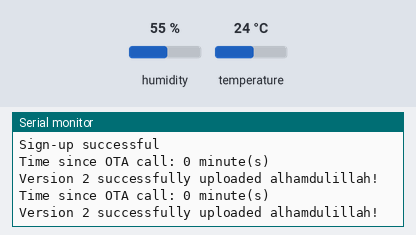
The sketch below on a simulated ESP32. On the bench: the last lines printed to the serial monitor. The test bench sets the inputs (shaded band); at power-on: humidity 55 %, temperature 24 °C. WiFi joins after 1.5 s; servers stay silent unless stated.

Above: at 2.7 s.
2.8 s: humidity set to 22 %
At 11.5 s:
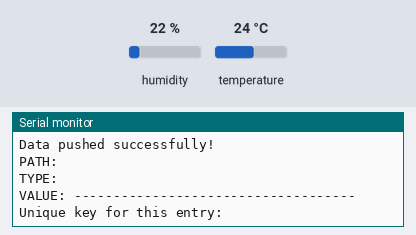
17.2 s: temperature set to 12 °C
At 20.91 s:
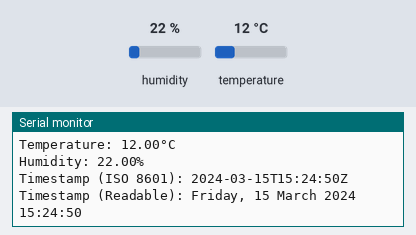
31.6 s: humidity set to 40 %
At 32.5 s:
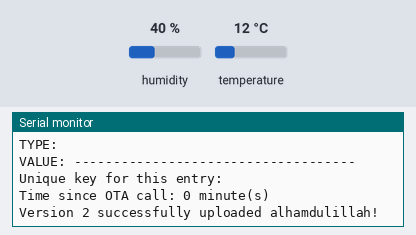
Timing chart, 0 to 34.6 s (numbered marks = the images above; inputs shaded):
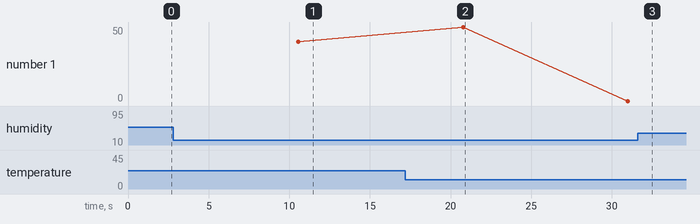

The sketch:

AQMS_1_0_0.ino
```cpp
#include <WiFi.h>
#include <Firebase_ESP_Client.h>
#include <DHT.h>
#include <WiFiManager.h>  // Added
#include <time.h>
#include <HTTPUpdate.h>
#include <HTTPClient.h>
#include "addons/TokenHelper.h"
#include "addons/RTDBHelper.h"

#define DHTPIN 33
#define DHTTYPE DHT11
DHT dht(DHTPIN, DHTTYPE);

float temperature = 0;
float humidity = 0;
unsigned long otaUpdatePrevMillis = 0;
const unsigned long otaUpdateInterval = 1 * 60 * 1000;

// Firebase credentials
#define API_KEY "AIzaSyBPexHJP0j9EArRWKPDbZecvkjBQsZxD6I"
#define DATABASE_URL "https://airqualitymonitoringsyst-6c370-default-rtdb.asia-southeast1.firebasedatabase.app/"

FirebaseData fbdo;
FirebaseAuth auth;
FirebaseConfig config;

String databasePath = "/sensor_data";
unsigned long elapsedMillis = 0;
const unsigned long update_interval = 10000;
bool isAuthenticated = false;

WiFiClient wifiClient;


void Wifi_Init() {
  WiFiManager wm;

  // Try auto connect
  if (!wm.autoConnect("AQMS_AAN", "12345678")) {  // SSID and Password for configuration portal
    Serial.println("Failed to connect and hit timeout. Restarting...");
    delay(3000);
    ESP.restart();
  }

  Serial.println("Connected to WiFi successfully!");
  Serial.print("IP Address: ");
  Serial.println(WiFi.localIP());
}

void firebase_init() {
  config.api_key = API_KEY;
  config.database_url = DATABASE_URL;
  // config.time_zone = "Asia/Karachi";  // Pakistan Standard Time

  Firebase.reconnectWiFi(true);

  Serial.println("------------------------------------");
  Serial.println("Signing up new user...");

  if (Firebase.signUp(&config, &auth, "", "")) {
    Serial.println("Sign-up successful");
    isAuthenticated = true;
  } else {
    Serial.printf("Sign-up failed: %s\n", config.signer.signupError.message.c_str());
    isAuthenticated = false;
  }

  config.token_status_callback = tokenStatusCallback;
  Firebase.begin(&config, &auth);
}

void updateSensorReadings() {
  Serial.println("------------------------------------");
  Serial.println("Reading Sensor data...");
  float newTemp = dht.readTemperature();
  float newHumidity = dht.readHumidity();

  if (!isnan(newTemp) && !isnan(newHumidity)) {
    temperature = newTemp;
    humidity = newHumidity;
    Serial.printf("Temperature: %.2f°C\n", temperature);
    Serial.printf("Humidity: %.2f%%\n", humidity);
  } else {
    Serial.println("Failed to read from DHT sensor!");
  }
}

String getFormattedTimestamp() {
  time_t now = Firebase.getCurrentTime();
  if (now > 0) {
    now += 5 * 3600;  // Add 5 hours for UTC+5 (Pakistan)
    struct tm *timeinfo = gmtime(&now);

    char isoBuffer[25];
    strftime(isoBuffer, sizeof(isoBuffer), "%Y-%m-%dT%H:%M:%SZ", timeinfo);

    char readableBuffer[50];
    strftime(readableBuffer, sizeof(readableBuffer), "%A, %d %B %Y %H:%M:%S", timeinfo);

    Serial.print("Timestamp (ISO 8601): ");
    Serial.println(isoBuffer);
    Serial.print("Timestamp (Readable): ");
    Serial.println(readableBuffer);

    return String(isoBuffer);  // return ISO 8601 for Firebase logging
  }
  return "0000-00-00T00:00:00Z";
}

void uploadSensorData() {
  if (millis() - elapsedMillis > update_interval && isAuthenticated && Firebase.ready()) {
    elapsedMillis = millis();
    updateSensorReadings();

    if (isnan(temperature) || isnan(humidity)) return;

    String timestamp = getFormattedTimestamp();
    if (timestamp == "0000-00-00T00:00:00Z") {
      Serial.println("Failed to get current time from Firebase");
      return;
    }

    FirebaseJson sensorData;
    sensorData.set("temperature", temperature);
    sensorData.set("humidity", humidity);
    sensorData.set("timestamp", timestamp);

    if (Firebase.RTDB.pushJSON(&fbdo, databasePath.c_str(), &sensorData)) {
      Serial.println("Data pushed successfully!");
      Serial.print("PATH: ");
      Serial.println(fbdo.dataPath());
      Serial.print("TYPE: ");
      Serial.println(fbdo.dataType());
      Serial.print("VALUE: ");
      printResult(fbdo);
      Serial.println("------------------------------------");

      String key = fbdo.pushName();
      Serial.print("Unique key for this entry: ");
      Serial.println(key);
    } else {
      Serial.println("Data push FAILED");
      Serial.print("REASON: ");
      Serial.println(fbdo.errorReason());
      Serial.println("------------------------------------");
    }
  }
}

String getChipId(){
  String ChipIdHex = String((uint32_t)(ESP.getEfuseMac() >> 32), HEX);
  ChipIdHex += String((uint32_t)(ESP.getEfuseMac()), HEX);
  return ChipIdHex;
}
void update(){
  String url = "http://otadrive.com/deviceapi/update?";
  url += "bf508c6b-8638-415f-a52f-b48d4188d172";  // api key
  url += "&v=1.0.0.0"; // device version
  url += "&s=" + getChipId();

  WiFiClient client;
  httpUpdate.update(client, url, "1.0.0.0");
}
void setup() {
  Serial.begin(115200);
  Wifi_Init();    // WiFiManager based WiFi setup
  firebase_init();
  dht.begin();
}

void loop() {
  if (WiFi.status() == WL_CONNECTED && millis() - otaUpdatePrevMillis >= otaUpdateInterval) {
    update();
    otaUpdatePrevMillis = millis(); // Reset the timer
  }
  Serial.print("Time since OTA call: ");
  Serial.print((millis() - otaUpdatePrevMillis)/60000);
  Serial.println(" minute(s)");
  Serial.println();
  Serial.println("Version 2 successfully uploaded alhamdulillah!");

  uploadSensorData();
  delay(1000);
}
```

Measured:
- after the input at 2.8 s, the serial monitor: prints a new line after 7.8 s (image 1)
- after the input at 17.2 s, the serial monitor: prints a new line after 3.6 s (image 2)
